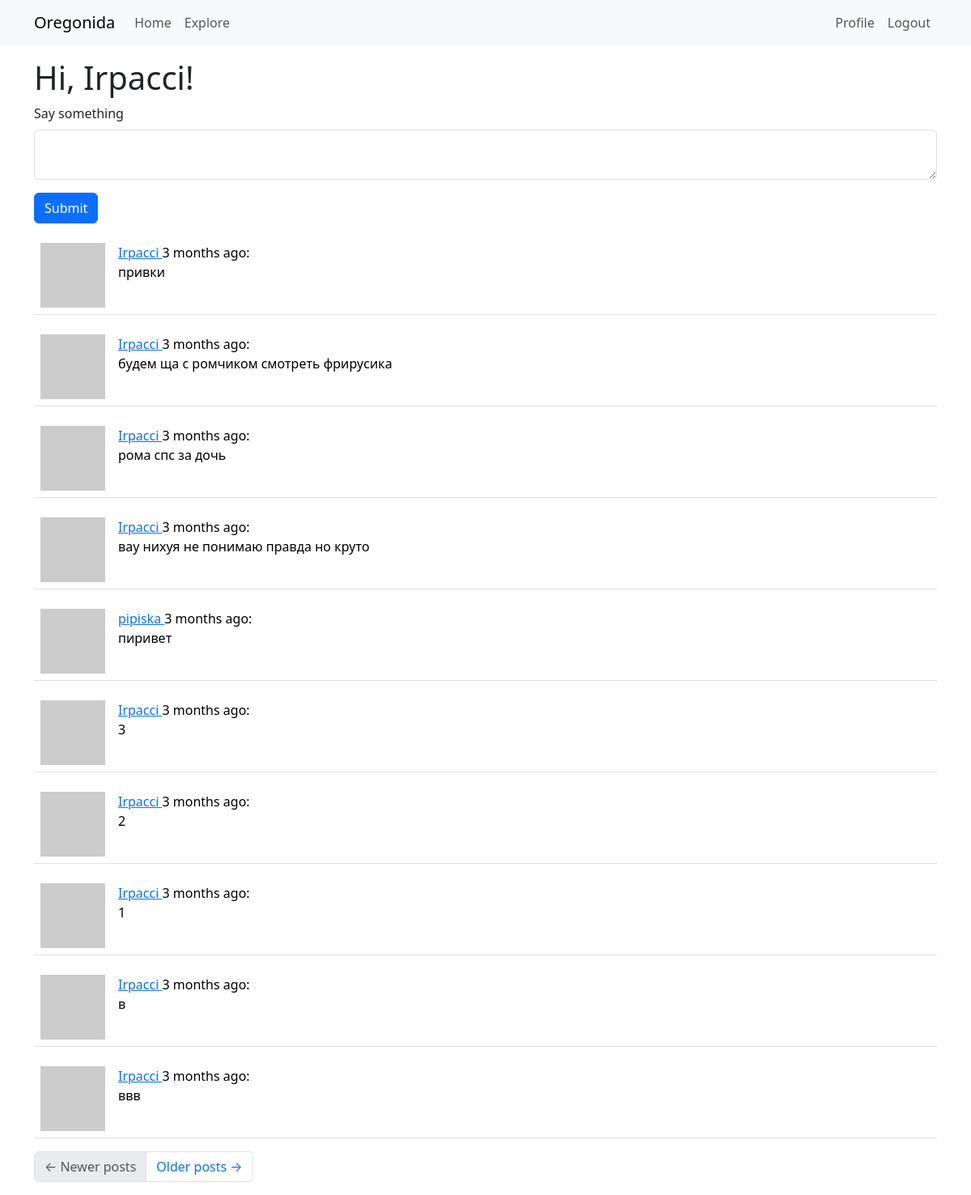
The app's page /index (signed in) with its own data.
### app/models.py (models this page shows, shortened)
class User(UserMixin, db.Model):
    id: so.Mapped[int] = so.mapped_column(primary_key=True)
    username: so.Mapped[str] = so.mapped_column(sa.String(64), index=True,
                                                unique=True)
    email: so.Mapped[str] = so.mapped_column(sa.String(120), index=True,
                                             unique=True)
    password_hash: so.Mapped[Optional[str]] = so.mapped_column(sa.String(256))
    posts: so.WriteOnlyMapped['Post'] = so.relationship(
        back_populates='author')
    about_me: so.Mapped[Optional[str]] = so.mapped_column(sa.String(140))
    last_seen: so.Mapped[Optional[datetime]] = so.mapped_column(
        default=lambda: datetime.now(timezone.utc))
    following: so.WriteOnlyMapped['User'] = so.relationship(
        secondary=followers, primaryjoin=(followers.c.follower_id == id),
        secondaryjoin=(followers.c.followed_id == id),
        back_populates='followers')
    followers: so.WriteOnlyMapped['User'] = so.relationship(
        secondary=followers, primaryjoin=(followers.c.followed_id == id),
        secondaryjoin=(followers.c.follower_id == id),
        back_populates='following')
    def avatar(self, size):
        digest = md5(self.email.lower().encode('utf-8')).hexdigest()
        return f'https://www.gravatar.com/avatar/{digest}?d=identicon&s={size}'
    '''----------------------followers----------------------'''
    def following_posts(self):
        Author = so.aliased(User)
        Follower = so.aliased(User)
        return (
            sa.select(Post)
            .join(Post.author.of_type(Author))
            .join(Author.followers.of_type(Follower), isouter=True)
            .where(sa.or_(
                Follower.id == self.id,
                Author.id == self.id,
            ))
            .group_by(Post)
            .order_by(Post.timestamp.desc())
        )
    '''----------------------followers----------------------'''

class Post(db.Model):
    id: so.Mapped[int] = so.mapped_column(primary_key=True)
    body: so.Mapped[str] = so.mapped_column(sa.String(140))
    timestamp: so.Mapped[datetime] = so.mapped_column(
        index=True, default=lambda: datetime.now(timezone.utc))
    user_id: so.Mapped[int] = so.mapped_column(sa.ForeignKey(User.id),
                                               index=True)
    author: so.Mapped[User] = so.relationship(back_populates='posts')

### app/routes.py (the view)
@app.route('/', methods=['GET', 'POST'])
@app.route('/index', methods=['GET', 'POST'])
@login_required
def index():
    form = PostForm()
    if form.validate_on_submit():
        post = Post(body=form.post.data, author=current_user)
        db.session.add(post)
        db.session.commit()
        flash('Your post is now live!')
        return redirect(url_for('index'))
    page = request.args.get('page', 1, type=int)
    posts = db.paginate(current_user.following_posts(), page=page,
                        per_page=app.config['POSTS_PER_PAGE'], error_out=False)
    next_url = url_for('index', page=posts.next_num) \
        if posts.has_next else None
    prev_url = url_for('index', page=posts.prev_num) \
        if posts.has_prev else None
    return render_template('index.html', title='Home', form=form,
                           posts=posts.items, next_url=next_url,
                           prev_url=prev_url)

### app/forms.py
class PostForm(FlaskForm):
    post = TextAreaField('Say something', validators=[
        DataRequired(), Length(min=1, max=140)])
    submit = SubmitField('Submit')

### app/models.py (called while the page is built)
@login.user_loader
def load_user(id):
    return db.session.get(User, int(id))

### app/routes.py (called while the page is built)
@app.before_request
def before_request():
    if current_user.is_authenticated:
        current_user.last_seen = datetime.now(timezone.utc)
        db.session.commit()

### app/templates/index.html
{% extends "base.html" %}
{% import "bootstrap_wtf.html" as wtf %}
{% block content %}
    <h1>Hi, {{ current_user.username }}!</h1>
    {% if form %}
    {{ wtf.quick_form(form) }}
    {% endif %}
    {% for post in posts %}
        {% include '_post.html' %}
    {% endfor %}
    <nav aria-label="Post navigation">
        <ul class="pagination">
            <li class="page-item{% if not prev_url %} disabled{% endif %}">
                <a class="page-link" href="{{ prev_url }}">
                    <span aria-hidden="true">&larr;</span> Newer posts
                </a>
            </li>
            <li class="page-item{% if not next_url %} disabled{% endif %}">
                <a class="page-link" href="{{ next_url }}">
                    Older posts <span aria-hidden="true">&rarr;</span>
                </a>
            </li>
        </ul>
    </nav>
{% endblock %}

### app/templates/base.html (shortened to what this page needs)
<!doctype html>
<html lang="en">
  <head>
    <link
        href="https://cdn.jsdelivr.net/npm/bootstrap@5.3.2/dist/css/bootstrap.min.css"
        rel="stylesheet"
>
  </head>
  <body>
    <nav class="navbar navbar-expand-lg bg-body-tertiary">
      <div class="container">
        <a class="navbar-brand" href="{{ url_for('index') }}">Oregonida</a>
        <div class="collapse navbar-collapse" id="navbarSupportedContent">
          <ul class="navbar-nav me-auto mb-2 mb-lg-0">
            <li class="nav-item">
              <a class="nav-link" aria-current="page" href="{{ url_for('index') }}">Home</a>
            </li>
            <li class="nav-item">
              <a class="nav-link" aria-current="page" href="{{ url_for('explore') }}">Explore</a>
            </li>
          </ul>
          <ul class="navbar-nav mb-2 mb-lg-0">
            {% if current_user.is_anonymous %}
            <li class="nav-item">
              <a class="nav-link" aria-current="page" href="{{ url_for('login') }}">Login</a>
            </li>
            {% else %}
            <li class="nav-item">
              <a class="nav-link" aria-current="page" href="{{ url_for('user', id=current_user.id) }}">Profile</a>
            </li>
            <li class="nav-item">
              <a class="nav-link" aria-current="page" href="{{ url_for('logout') }}">Logout</a>
            </li>
            {% endif %}
          </ul>
        </div>
      </div>
    </nav>
    <div class="container mt-3">
      {% block content %}{% endblock %}
    </div>
  </body>
</html>

### app/templates/bootstrap_wtf.html (shortened to what this page needs)
{% macro form_field(field, autofocus) %}
  {%- if field.type == 'BooleanField' %}
  <div class="form-check mb-3">
    {{ field(class='form-check-input') }}
    {{ field.label(class='form-check-label') }}
  </div>
  {%- elif field.type == 'SelectField' %}
    {{ field.label(class='form-label') }}
    {{ field(class='form-select mb-3') }}
  {%- elif field.type == 'TextAreaField' %}
  <div class="mb-3">
    {{ field.label(class='form-label') }}
    {% if autofocus %}
      {{ field(class='form-control' + (' is-invalid' if field.errors else ''), autofocus=True) }}
    {% else %}
      {{ field(class='form-control' + (' is-invalid' if field.errors else '')) }}
    {% endif %}
  </div>
  {%- elif field.type == 'SubmitField' %}
  {{ field(class='btn btn-primary mb-3') }}
  {%- endif %}
{% endmacro %}
{% macro quick_form(form, action="", method="post", id="", novalidate=False) %}
<form novalidate
  {%- if action != None %} action="{{ action }}"{% endif -%}
  {%- if method %} method="{{ method }}"{% endif %}
  {%- if novalidate %} novalidate{% endif -%}>
  {% set ns = namespace(first_field=true) %}
  {%- for field in form %}
    {% if field.widget.input_type != 'hidden' -%}
      {{ form_field(field, ns.first_field) }}
      {% set ns.first_field = false %}
    {%- endif %}
  {%- endfor %}
</form>
{% endmacro %}

### app/templates/_post.html
<table class="table table-hover">
    <tr>
        <td width="70px">
            <a href="{{ url_for('user', id=post.author.id) }}">
                <img src="{{ post.author.avatar(70) }}" />
            </a>
        </td>
        <td>
            <a href="{{ url_for('user', id=post.author.id) }}">
                {{ post.author.username }}
            </a>
            {{ moment(post.timestamp).fromNow() }}:
            <br>
            {{ post.body }}
        </td>
    </tr>
</table>

### records on screen
User: username "Irpacci"
Post: author.username "Irpacci", timestamp "3 months ago", body "привки"
Post: author.username "Irpacci", timestamp "3 months ago", body "будем ща с ромчиком смотреть фрирусика"
Post: author.username "Irpacci", timestamp "3 months ago", body "рома спс за дочь"
Post: author.username "Irpacci", timestamp "3 months ago", body "вау нихуя не понимаю правда но круто"
Post: author.username "pipiska", timestamp "3 months ago", body "пиривет"
Post: author.username "Irpacci", timestamp "3 months ago", body "3"
Post: author.username "Irpacci", timestamp "3 months ago", body "2"
Post: author.username "Irpacci", timestamp "3 months ago", body "1"
Post: author.username "Irpacci", timestamp "3 months ago", body "в"
Post: author.username "Irpacci", timestamp "3 months ago", body "ввв"

### other values on screen
{{ field.label(class='form-label') }} "Say something"
